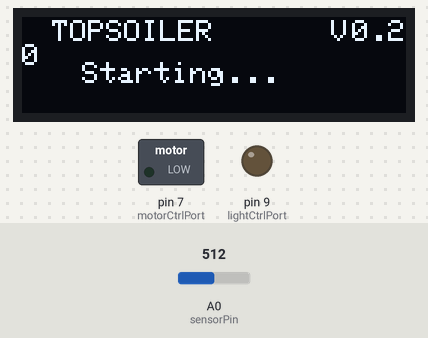
The sketch below on a simulated Arduino Uno, built with avr-gcc and run on an emulated ATmega328P. On the bench: 128×32 one-colour display, switched loads named in the sketch (green lamp = pin HIGH), output pins drawn as LEDs (lit = HIGH). The inputs (shaded band) are chosen by the test bench; at power-on: A0 (sensorPin) = 512. Pins used as bus, display or sensor lines are not drawn; what the sketch prints to the serial monitor is not drawn.

Above: at 0.1 s.
At 15.2 s:
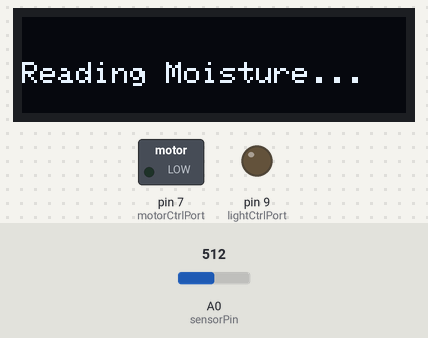
At 25.2 s:
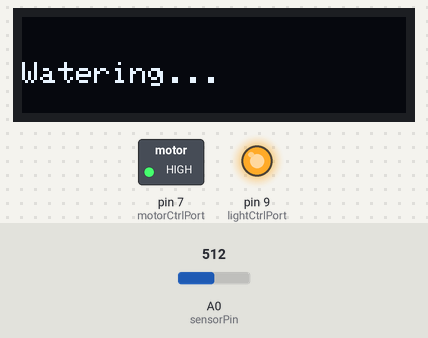
At 30.2 s:
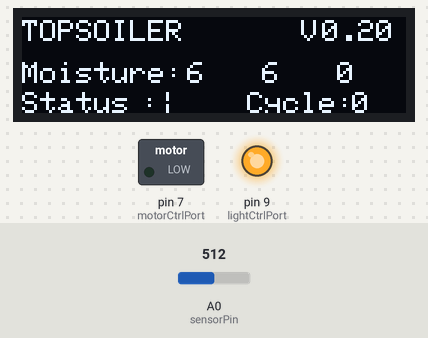
Timing chart, 0 to 31.7 s (numbered marks = the images above):
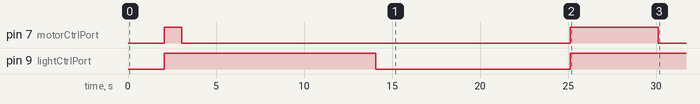

Measured:
- by itself, pin 7 (motorCtrlPort): HIGH → LOW at 3.1 s, → HIGH 22.1 s later, → LOW 5.0 s later
- by itself, pin 9 (lightCtrlPort): HIGH → LOW at 14.1 s, → HIGH 11.0 s later
- what the display in image 1 shows lasts 10.0 s, from 15.1 s to 25.1 s
- what the display in image 2 shows lasts 5.0 s, from 25.1 s to 30.1 s

The sketch:

AutoPlant.ino
```cpp
// (licence header left out)
#include <SPI.h>
#include <Wire.h>
#include <Adafruit_GFX.h>
#include <Adafruit_SSD1306.h>

#define DEBUG
#define PROGVERSION 0.2
#define GOOD 0
#define NORMAL 1
#define BAD 2
#define OLED_RESET 4
#define CHECKINGHOURS 8 //number of hours of a moisture check
#define LIGHTHOURS 8 //length in hours of a light on/off cycle
#define WATERINGHOURS 24 //number of hours of a watering cycle
#define ONEHOUR 3600000 //placeholder for one hour in millisecond  //12h LEGENDA: 1h = 3 600 000 milliseconds
Adafruit_SSD1306 display(OLED_RESET);
// #if (SSD1306_LCDHEIGHT != 32)
// #error("Height incorrect, please fix Adafruit_SSD1306.h!");
// #endif

//input
int sensorPin = A0;
//output

//control
int sensorCtrlPort =2;
int motorCtrlPort = 7;
int lightCtrlPort = 9;
//parameters
int wateringTime = 5000; //5 seconds
int moistureValue = 0; //value of water percentage into the ground
int moistureOld[2] = {-1,-1}; //old values
//service
int watered = 0;
boolean wiring = false;
boolean lastLightStatus = false;
//interface
int plantStatus = -1;
int dayhours = 0;


/*---UTILITY FUNCTIONS---*/

void stdDisplPrint(String s, boolean res){
   if (res)
      display.clearDisplay();
   display.setTextSize(1);
   display.setTextColor(WHITE);
   display.setCursor(0,15);
   display.println(s);
   display.display();
}

void mainDispView(){
   //128x32 size
   display.clearDisplay();
   display.setTextColor(WHITE);
   display.setTextSize(1);
   //line1
   display.setCursor(0,1); //(x,y)
   display.println("TOPSOILER");
   display.setCursor(93,1);
   display.println("V");
   display.setCursor(100,1);
   display.println(PROGVERSION);
   //line2
   display.setCursor(0,15);
   display.println("Moisture:");
   display.setCursor(55,15);
   display.println(moistureValue);
   display.setCursor(80,15);
   display.println(moistureOld[0]);
   display.setCursor(105,15);
   display.println(moistureOld[1]);
   // display.setCursor(6,1);
   // display.println("WaterTime (sec):");
   // display.setCursor(6,20);
   // display.println(wateringTime/1000);
   //line3
   display.setCursor(0,25);
   display.println("Status ");
   display.setCursor(40,25);
   if(plantStatus == GOOD)
      display.println(":)");
   else if(plantStatus == NORMAL)
      display.println(":|");
   else if(plantStatus == BAD)
      display.println(":(");
   else display.println("ND");

   display.setCursor(75,25);
   display.println("Cycle:");
   display.setCursor(110,25);
   display.println(dayhours);

   #ifdef DEBUG
   Serial.println("displaying MainView");
   #endif
   display.display();
}

void logonScreen(String s){
   //line1
   display.clearDisplay();
   display.setTextColor(WHITE);
   display.setTextSize(1);
   display.setCursor(10,1); //(x,y)
   display.println("TOPSOILER");
   display.setCursor(103,1);
   display.println("V");
   display.setCursor(110,1);
   display.println(PROGVERSION);
   //line2
   display.setCursor(20,15);
   display.println(s);
   display.display();
}

boolean wiringCheck(){
   Serial.println("Checking Wiring");
   logonScreen("Checking Wiring");
   //powering
   digitalWrite(sensorCtrlPort, HIGH);
   digitalWrite(motorCtrlPort, HIGH);
   digitalWrite(lightCtrlPort, HIGH);
   delay(1000);
   digitalWrite(motorCtrlPort, LOW);
   readingMoisture();
   delay(1000);
   digitalWrite(lightCtrlPort,LOW);
   digitalWrite(sensorCtrlPort,LOW);
   logonScreen("Checked");
   delay(1000);
   #ifdef DEBUG
   Serial.println("Checked with value ");
   Serial.println(moistureValue);
   #endif
   if(moistureValue < 0)
      return false;
   return true;
}

void checkMoisture(){ //updates status AND emergency watering
   readingMoisture();
   if((moistureValue <= 5)){
      plantStatus=BAD;
      watering();
   }else if((moistureValue > 5) && (moistureValue<80)){
      plantStatus=NORMAL;
   }else if(moistureValue >= 80){
      plantStatus=GOOD;
   }
}

void readingMoisture(){
   stdDisplPrint("Reading Moisture...", true);
   moistureOld[1] = moistureOld[0];
   moistureOld[0] = moistureValue;
   digitalWrite(sensorCtrlPort, HIGH);
   delay(10000); //necessary to let sensor have enough time to initialize.
   moistureValue= analogRead(sensorPin);
   digitalWrite(sensorCtrlPort, LOW);
   moistureValue = map(moistureValue,550,0,0,100);
   //moistureValue = moistureValue +22; //strange offset?!

   #ifdef DEBUG
   Serial.print("Moisture : ");
   Serial.print(moistureValue);
   Serial.print(" ");
   Serial.print(moistureOld[0]);
   Serial.print(" ");
   Serial.print(moistureOld[1]);
   Serial.println(" %");
   #endif
}

void lightController(boolean status){
   if(status)
      digitalWrite(lightCtrlPort, HIGH);
   else
      digitalWrite(lightCtrlPort, LOW);
   lastLightStatus = status;
}

void watering(){
   stdDisplPrint("Watering...", true);
   digitalWrite(motorCtrlPort, HIGH);
   delay(wateringTime);
   digitalWrite(motorCtrlPort, LOW);
   watered++;
}

void scheduler(){
   dayhours = 0;
   while(dayhours < 24){
      if((dayhours % CHECKINGHOURS) == 0){
         checkMoisture();
      }
      if((dayhours % LIGHTHOURS) == 0){
         if(lastLightStatus)
            lightController(false);
         else
            lightController(true);
      }
      if((dayhours % WATERINGHOURS) == 0){
            watering();
      }
      mainDispView();
      delay(ONEHOUR);
      dayhours++;

   }
}

/*---SETUP AND LOOP---*/

void setup() {

   Serial.begin(9600);
   display.begin(SSD1306_SWITCHCAPVCC, 0x3C);
   logonScreen("Starting...");
   pinMode(sensorCtrlPort, OUTPUT);
   pinMode(motorCtrlPort, OUTPUT);
   pinMode(lightCtrlPort, OUTPUT);
   #ifdef DEBUG
   Serial.println("Reading From the Sensor CHECK...");
   #endif
   delay(2000);
   wiring = wiringCheck();
   if(!wiring){
      //Serial.println("Bad Wiring");
      logonScreen("Bad Wiring");
   }

   }

void loop() {
   if(wiring)
      scheduler();
   else logonScreen("Bad Wiring");

}
```
